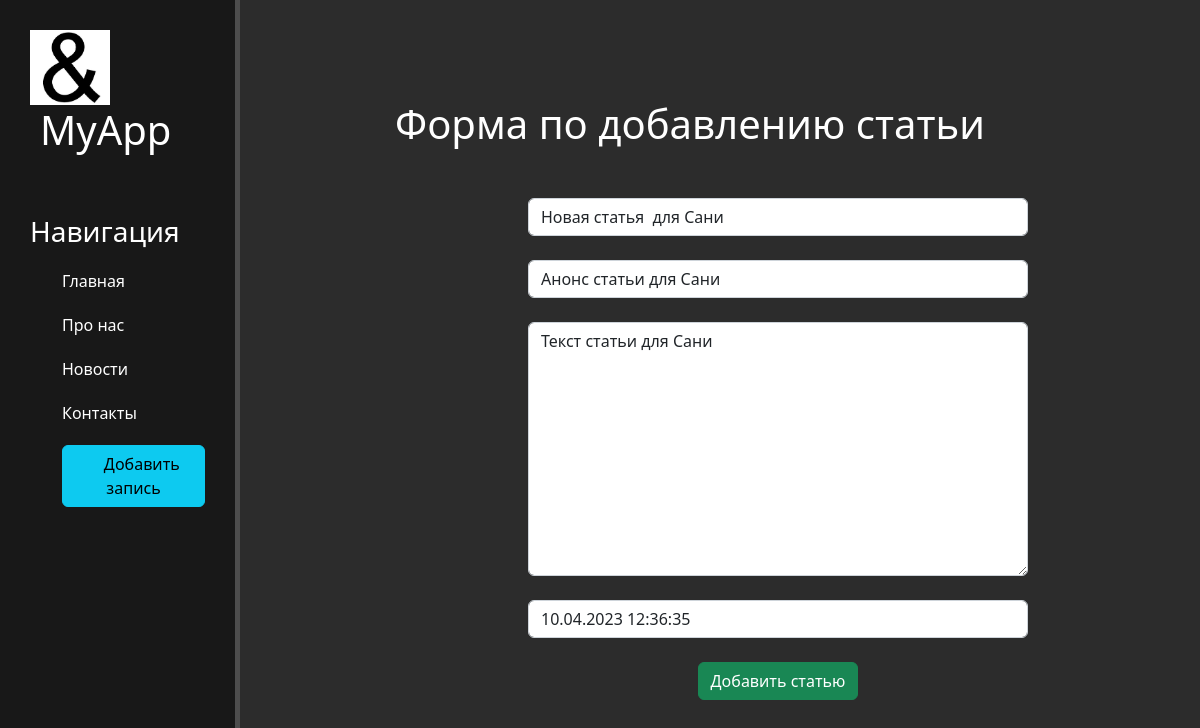
The page /news/11/update on the database its author committed.
### news/models.py (models this page shows, shortened)
class Article(models.Model):
    title = models.CharField('Название', max_length=50, default='Новая статья')
    anons = models.CharField('Анонс', max_length=250, default='Анонс')
    full_text = models.TextField('Статья')
    date = models.DateTimeField('Дата публикации')
    class Meta:
        verbose_name = 'Новость'
        verbose_name_plural = 'Новости'

### news/views.py (the view)
# urls.py: path('<int:pk>/update', views.NewsUpdateView.as_view(), name='news-update'),
class NewsUpdateView(UpdateView):
    model = Article
    template_name = 'news/create.html'
    form_class = ArticleForm

### news/forms.py
class ArticleForm(ModelForm):
    class Meta:
        model = Article
        fields = ['title', 'anons', 'full_text', 'date']
        widgets = {
            "title": TextInput(attrs={
                'class': 'form-control',
                'placeholder': 'Название статьи'
            }),
            "anons": TextInput(attrs={
                'class': 'form-control',
                'placeholder': 'Анонс статьи'
            }),
            "date": DateTimeInput(attrs={
                'class': 'form-control',
                'placeholder': 'Дата публикации'
            }),
            "full_text": Textarea(attrs={
                'class': 'form-control',
                'placeholder': 'Текст статьи'
            })
        }

### news/templates/news/create.html (shortened to what this page needs)
{% extends 'main/layout.html' %}
{% block content %}
    <div class="features">
        <h1>Форма по добавлению статьи</h1>
        <form method="post">
            {{ form.title }}<br>
            {{ form.anons }}<br>
            {{ form.full_text }}<br>
            {{ form.date }}<br>
        <button class="btn btn-success" type="submit">Добавить статью</button>
        </form>
    </div>
{% endblock %}

### main/static/main/css/main.css (style rules this page uses)
body { background: #2c2c2c; }
main .features { float: left; color: #fff; margin-top: 100px; text-align: center; width: 75%; }
main .features h1 { size: 50px; }
form { margin-left: 32%; width: 500px; margin-top: 50px; }

### rows shown on the page
Article: title "Новая статья для Сани", anons "Анонс статьи для Сани", full_text "Текст статьи для Сани", date "10.04.2023 12:36:35"
